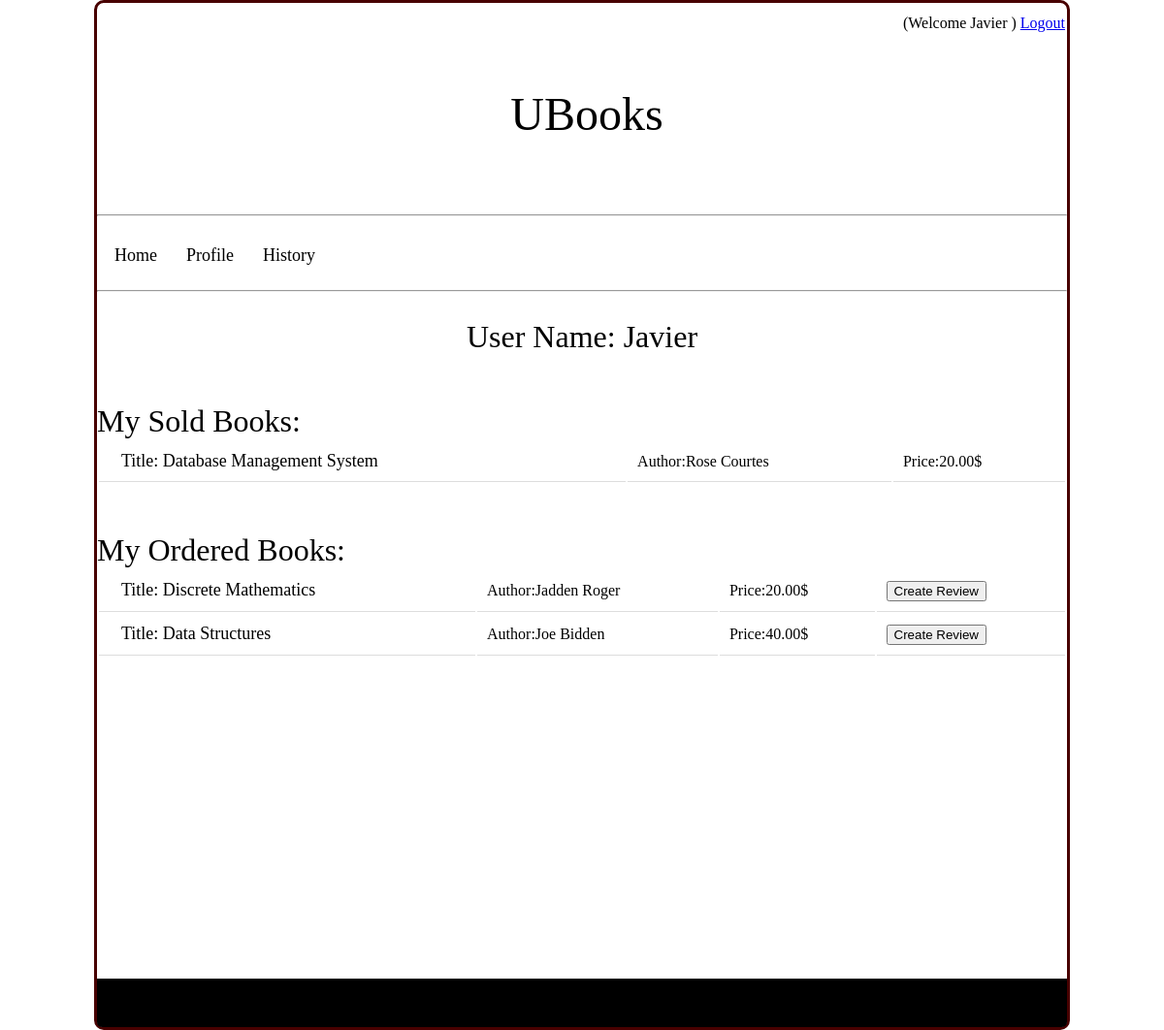
The app's page /history_Page.php (signed in) with its own data.
### tables this page shows
create table Products(
	product_ID varchar(5) not null,
	user_ID varchar(5) not null,
	isbn_10 varchar(10) not null,
	price float(5,2),
	pay_method char(30),
	delivery_method char(30),
	
	primary key (product_ID),
	foreign key (user_ID) references Users(user_ID),
	foreign key (isbn_10) references Books(isbn_10)
);

create table Books(
	isbn_10 varchar(10) not null,
	title char(30) not null,
    author char(30),
    publish_date date,
	edition int(2),
	subject char(15),
	
	primary key (isbn_10)
);

### PHP/login_session_functions.php (the view, shortened to what this page needs)
<?php
	function my_sold_books(){
			$mysqli = new mysqli(DB_HOST, DB_USERNAME, DB_PASSWORD, DB_DATABASE);
			$sql = "SELECT * FROM products,orders,books WHERE products.product_ID= orders.product_ID and products.isbn_10=books.isbn_10 and products.user_ID='".$_SESSION['my_user_ID']."'";
			$result = $mysqli->query($sql);
			echo'<h2 style="padding-top:50px">My Sold Books:</h2>';
			if ($result->num_rows > 0) {
				echo '<table id="book_list2">';
				while($row = $result->fetch_assoc()) {
					$title= $row["title"];
					$author= $row["author"];
					$price= $row["price"];
					echo '	<tr>';
					echo'		<td><a href="">Title: '.$title.'</a></td>';
					echo'		<td>Author:'.$author.'</td>';
					echo'		<td>Price:'.$price.'$</td>';
					echo'	</tr>';
				}
				echo'</table>';
			} else {
			echo "<p>You have not sold any books</p>";
			}
	}
	function my_ordered_books(){
			$mysqli = new mysqli(DB_HOST, DB_USERNAME, DB_PASSWORD, DB_DATABASE);
			$sql = "SELECT * FROM products natural join books  WHERE product_ID in(select product_ID from orders where user_ID='".$_SESSION['my_user_ID']."')";
			$result = $mysqli->query($sql);
			echo'<h2 style="padding-top:50px">My Ordered Books:</h2>';
			if ($result->num_rows > 0) {
				echo '<table id="book_list2">';
				while($row = $result->fetch_assoc()) {
					$title= $row["title"];
					$author= $row["author"];
					$price= $row["price"];
					echo '	<tr>';
					echo'		<td><a href="">Title: '.$title.'</a></td>';
					echo'		<td>Author:'.$author.'</td>';
					echo'		<td>Price:'.$price.'$</td>';
					echo'		<td>';
					echo'			<form action="">';
					echo'				<button >Create Review</button>';
					echo'			</form>';
					echo'		</td>';
					echo'	</tr>';
				}
				echo'</table>';
			} else {
			echo "<p>You have not ordered any books</p>";
			}
	}
?>

### style/profile_history.css (style rules this page uses)
html, body, div, span, applet, object, iframe, h1, h2, h3, h4, h5, h6, p, blockquote, pre, a, abbr, acronym, address, big, cite, code, html, body, div, span, applet, object, iframe, h1, h2, h3, h4, h5, h6, p, blockquote, pre, a, abbr, acronym, address, big, cite, code, del, dfn, em, img, ins, kbd, q, s, samp, small, strike, strong, sub, sup, tt, var, b, u, i, center, dl, dt, dd, ol, ul, li, fieldset, form, label, legend, table, caption, tbody, tfoot, thead, tr, th, td, article, aside, canvas, details, embed, figure, figcaption, footer, header, hgroup, menu, nav, output, ruby, section, summary, time, mark, audio, video { margin: 0; padding: 0; border: 0; font-size: 100%; font: inherit; vertical-align: baseline; }
#book_list2 { width:100%; }
#book_list2 td { text-align:left; padding:10px; border-bottom: 1px solid #ddd; }
#book_list2 a { text-decoration:none; color:black; padding:8px; margin:5px; font-size:18px; }
h2 { font-size:200%; }

### records on screen
products: isbn_10.title "Database Management System", isbn_10.author "Rose Courtes", price "20.00"
products: isbn_10.title "Discrete Mathematics", isbn_10.author "Jadden Roger", price "20.00"
products: isbn_10.title "Data Structures", isbn_10.author "Joe Bidden", price "40.00"

### other values on screen
$_SESSION['my_user_name'] "Javier"
